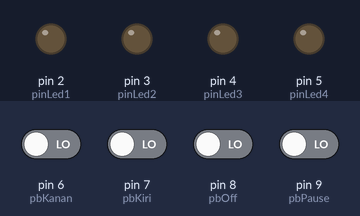
Bench run of a sketch on a simulated Arduino Uno, built with avr-gcc and run on an emulated ATmega328P. Parts: output pins drawn as LEDs (lit = HIGH). Dashed ring = blinking. The test bench sets the inputs (shaded band); at power-on: pin 6 (pbKanan), pin 7 (pbKiri), pin 8 (pbOff), pin 9 (pbPause) LOW.

Above: at 1.2 s.
1.3 s: pin 6 (pbKanan) driven HIGH
At 1.45 s:
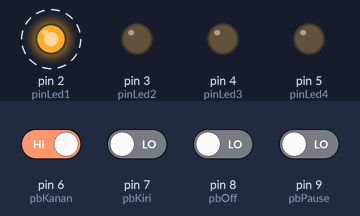
4.3 s: pin 8 (pbOff) driven HIGH
At 5.3 s:
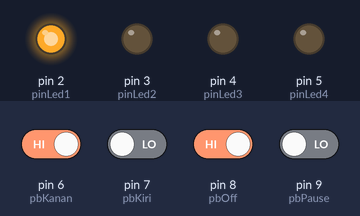
5.8 s: pin 6 (pbKanan) driven LOW
At 7.0 s:
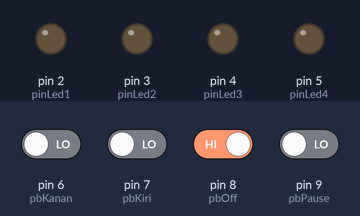
7.3 s: pin 7 (pbKiri) driven HIGH
At 8.5 s:
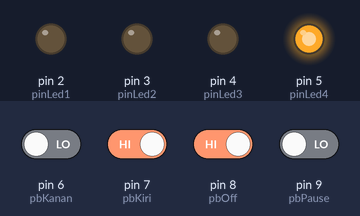
8.8 s: pin 7 (pbKiri) driven LOW
At 9.4 s:
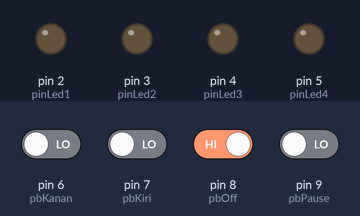
Timing chart, 0 to 11.3 s (numbered marks = the images above; inputs shaded):
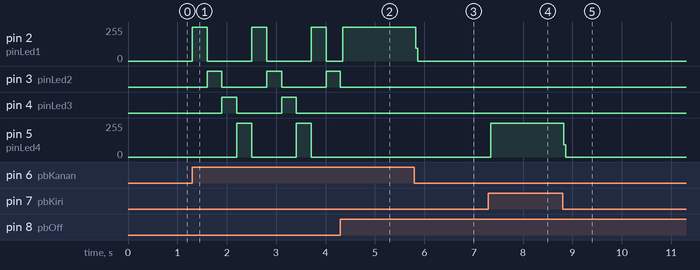

The sketch:

ujk_4pb_4led.ino
```cpp
int pinLed1 = 2;
int pinLed2 = 3;
int pinLed3 = 4;
int pinLed4 = 5;
int pbKanan = 6;
int pbKiri = 7;
int pbOff = 8;
int pbPause = 9;
int i;


void led(int Nyala) {
  if(Nyala == 1){
    digitalWrite(pinLed1, HIGH);
    digitalWrite(pinLed2, LOW);
    digitalWrite(pinLed3, LOW);
    digitalWrite(pinLed4, LOW);
  }
  if(Nyala == 2){
    digitalWrite(pinLed1, LOW);
    digitalWrite(pinLed2, HIGH);
    digitalWrite(pinLed3, LOW);
    digitalWrite(pinLed4, LOW);
  }
  if(Nyala == 3){
    digitalWrite(pinLed1, LOW);
    digitalWrite(pinLed2, LOW);
    digitalWrite(pinLed3, HIGH);
    digitalWrite(pinLed4, LOW);
  }
  if(Nyala == 4){
    digitalWrite(pinLed1, LOW);
    digitalWrite(pinLed2, LOW);
    digitalWrite(pinLed3, LOW);
    digitalWrite(pinLed4, HIGH);
  }
}
  void untukOff() {
    digitalWrite(pinLed1, LOW);
    digitalWrite(pinLed2, LOW);
    digitalWrite(pinLed3, LOW);
    digitalWrite(pinLed4, LOW);
  }


void setup() {
  // put your setup code here, to run once:
  pinMode(pinLed1, OUTPUT);
  pinMode(pinLed2, OUTPUT);
  pinMode(pinLed3, OUTPUT);
  pinMode(pinLed4, OUTPUT);
  pinMode(pbKanan, INPUT);
  pinMode(pbKiri, INPUT);
  pinMode(pbPause, INPUT);
  pinMode(pbOff, INPUT);

}

void loop() {
  // put your main code here, to run repeatedly:
  keluar:
  if(digitalRead(pbKanan) == HIGH) {
    while(1) {
      for(i=1; i<5; i++) {
        jump:
        led(i);
        for(int a=0; a<100; a++){delay(3);

        if(digitalRead(pbOff) == HIGH) {untukOff(); goto keluar;}
        if(digitalRead(pbKiri) == HIGH) { goto jump1;}
        if(digitalRead(pbPause) == HIGH) {
          while(1) {
            if(digitalRead(pbKiri) == HIGH) { goto jump1;}
            if(digitalRead(pbKanan) == HIGH) { goto jump;}
            if(digitalRead(pbOff) == HIGH) { untukOff(); goto keluar;}
          }
        }
      }
    }
  }
}

  if(digitalRead(pbKiri) == HIGH) {
    while(1) {
      for(i=4; i>0; i--) {
        jump1:
        led(i);
        for(int a=0; a<100; a++) {delay(3);

        if(digitalRead(pbOff) == HIGH) { untukOff(); goto keluar;}
        if(digitalRead(pbKanan) == HIGH) { goto jump;}
        if(digitalRead(pbPause) == HIGH) {
          while(1) {
            if(digitalRead(pbKanan) == HIGH) {goto jump;}
            if(digitalRead(pbKiri) == HIGH) {goto jump1;}
            if(digitalRead(pbOff) == HIGH) { untukOff(); goto keluar;}
            }
          }
        }
      }
    }
  }
}
```

Measured:
- after the input at 1.3 s, pin 2 (pinLed1): alternates 255/255 for 0.30 s and 0/255 for 0.90 s, starting at once; pin 3 (pinLed2): alternates HIGH for 0.30 s and LOW for 0.90 s, starting after 0.30 s
- after the input at 4.3 s, pin 3 (pinLed2): goes on until 4.3 s, then stays LOW; pin 4 (pinLed3): stays LOW (without the input it goes to HIGH after 0.02 s); pin 5 (pinLed4): stays 0/255 (without the input it goes to 255/255 after 0.32 s)
- after the input at 5.8 s, pin 2 (pinLed1): 253/255 → 0/255 at once
- after the input at 7.3 s, pin 5 (pinLed4): 0/255 → 253/255 after 0.05 s
- after the input at 8.8 s, pin 5 (pinLed4): 253/255 → 0/255 at once
